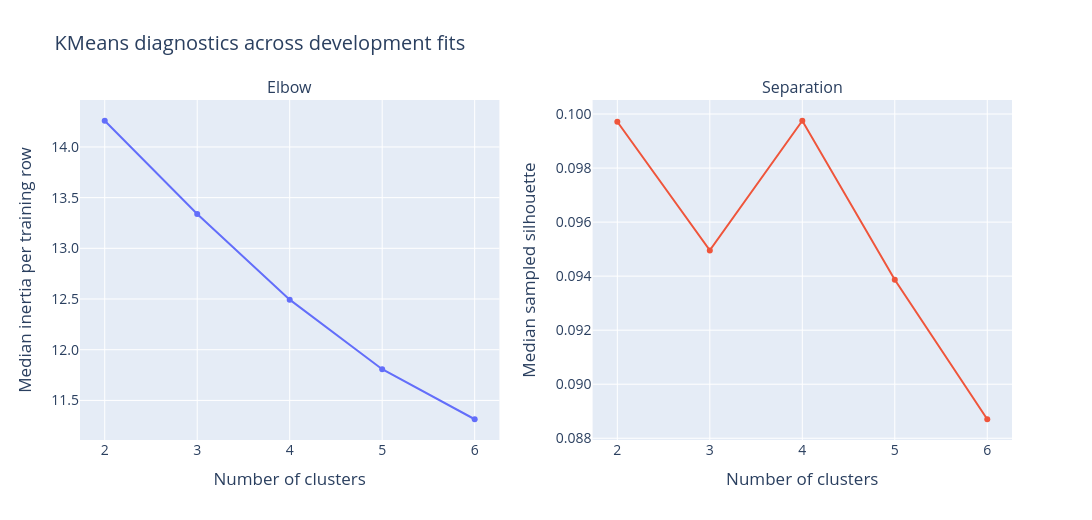

The code cell stored with this chart in its notebook:
### Code cell
fig = make_subplots(rows=1, cols=2, subplot_titles=["Elbow", "Separation"])
fig.add_trace(
    go.Scatter(
        x=cluster_comparison.index,
        y=cluster_comparison.median_inertia,
        mode="lines+markers",
    ),
    row=1,
    col=1,
)
fig.add_trace(
    go.Scatter(
        x=cluster_comparison.index,
        y=cluster_comparison.median_silhouette,
        mode="lines+markers",
    ),
    row=1,
    col=2,
)
fig.update_xaxes(title="Number of clusters", dtick=1)
fig.update_yaxes(title="Median inertia per training row", row=1, col=1)
fig.update_yaxes(title="Median sampled silhouette", row=1, col=2)
fig.update_layout(
    title="KMeans diagnostics across development fits",
    showlegend=False,
    width=1100,
    height=520,
    font=dict(size=14),
)
fig.update_yaxes(tickformat=".1f", row=1, col=1)
fig.update_yaxes(tickformat=".3f", row=1, col=2)
fig.show()

### Figure 1 — Plotly figure (JSON) as saved in the notebook; plotly's stock layout.template omitted (floating-point values rounded to 4 significant figures)
{"data": [{"mode": "lines+markers", "type": "scatter", "x": [2, 3, 4, 5, 6], "xaxis": "x", "y": [14.26, 13.34, 12.49, 11.81, 11.31], "yaxis": "y"}, {"mode": "lines+markers", "type": "scatter", "x": [2, 3, 4, 5, 6], "xaxis": "x2", "y": [0.09972, 0.09495, 0.09975, 0.09387, 0.0887], "yaxis": "y2"}], "layout": {"annotations": [{"font": {"size": 16}, "showarrow": false, "text": "Elbow", "x": 0.225, "xanchor": "center", "xref": "paper", "y": 1, "yanchor": "bottom", "yref": "paper"}, {"font": {"size": 16}, "showarrow": false, "text": "Separation", "x": 0.775, "xanchor": "center", "xref": "paper", "y": 1, "yanchor": "bottom", "yref": "paper"}], "font": {"size": 14}, "height": 520, "showlegend": false, "title": {"text": "KMeans diagnostics across development fits"}, "width": 1100, "xaxis": {"anchor": "y", "domain": [0, 0.45], "dtick": 1, "title": {"text": "Number of clusters"}}, "xaxis2": {"anchor": "y2", "domain": [0.55, 1], "dtick": 1, "title": {"text": "Number of clusters"}}, "yaxis": {"anchor": "x", "domain": [0, 1], "tickformat": ".1f", "title": {"text": "Median inertia per training row"}}, "yaxis2": {"anchor": "x2", "domain": [0, 1], "tickformat": ".3f", "title": {"text": "Median sampled silhouette"}}}}
